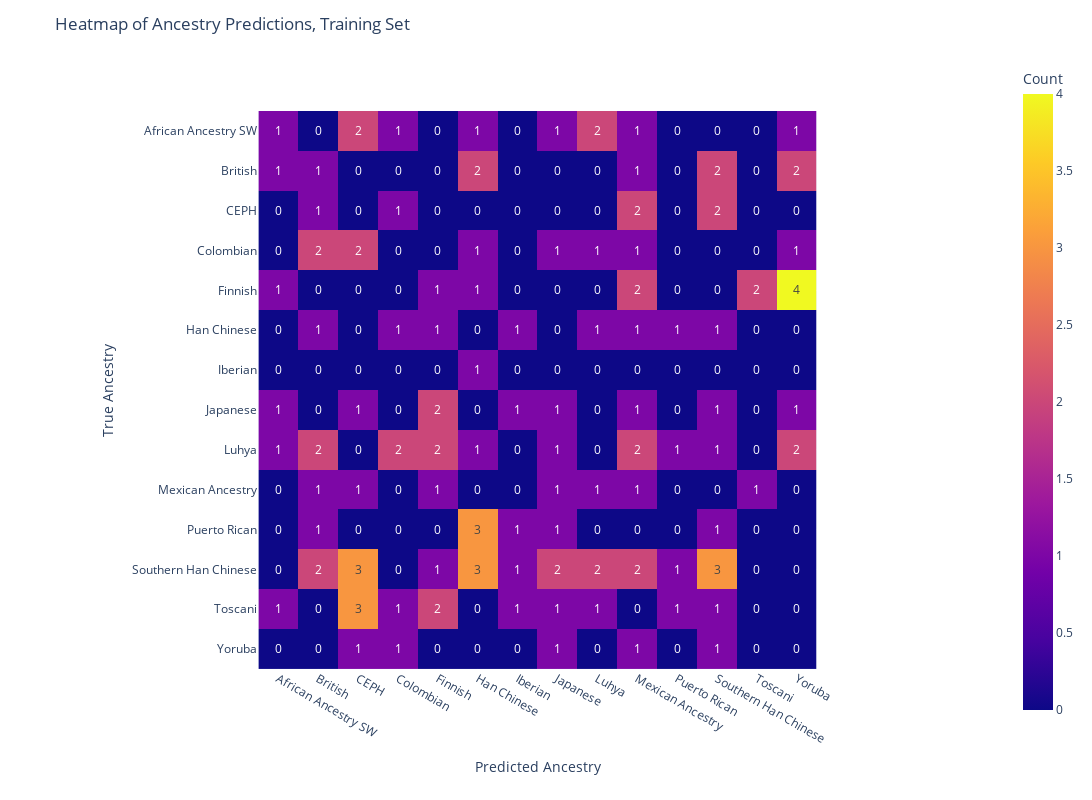

Source (notebook cell):
### Code cell
#index_y=['European', 'East Asian', 'African']
index_x=pred_columns
index_y = pred_columns#[::-1]

# Create an interactive heatmap
fig = px.imshow(grouped_data.values,
                labels=dict(x='Predicted Ancestry', y='True Ancestry', color='Count'),
                x=index_x,
                y=index_x,
                #color_continuous_scale='Blues',
                text_auto=True)

# Update layout
fig.update_layout(title='Heatmap of Ancestry Predictions, Training Set', width=1200, height=800)

# Save the heatmap as a PNG file
fig.write_image('population_training_cm_heatmap.png', scale=2)  # Scale can be adjusted for higher resolution

# Show the Plotly heatmap
fig.show()

### Figure 1 — Plotly figure (JSON) as saved in the notebook; plotly's stock layout.template omitted (floating-point values rounded to 4 significant figures; data arrays with more than 128 entries replaced by an {"elided": "..."} marker saying what was removed)
{"data": [{"coloraxis": "coloraxis", "hovertemplate": "Predicted Ancestry: %{x}<br>True Ancestry: %{y}<br>Count: %{z}<extra></extra>", "name": "0", "texttemplate": "%{z}", "type": "heatmap", "x": ["African Ancestry SW", "British", "CEPH", "Colombian", "Finnish", "Han Chinese", "Iberian", "Japanese", "Luhya", "Mexican Ancestry", "Puerto Rican", "Southern Han Chinese", "Toscani", "Yoruba"], "xaxis": "x", "y": ["African Ancestry SW", "British", "CEPH", "Colombian", "Finnish", "Han Chinese", "Iberian", "Japanese", "Luhya", "Mexican Ancestry", "Puerto Rican", "Southern Han Chinese", "Toscani", "Yoruba"], "yaxis": "y", "z": {"elided": "14x14 int values"}}], "layout": {"coloraxis": {"colorbar": {"title": {"text": "Count"}}, "colorscale": [[0, "#0d0887"], [0.1111, "#46039f"], [0.2222, "#7201a8"], [0.3333, "#9c179e"], [0.4444, "#bd3786"], [0.5556, "#d8576b"], [0.6667, "#ed7953"], [0.7778, "#fb9f3a"], [0.8889, "#fdca26"], [1, "#f0f921"]]}, "height": 800, "margin": {"t": 60}, "title": {"text": "Heatmap of Ancestry Predictions, Training Set"}, "width": 1200, "xaxis": {"anchor": "y", "autorange": true, "constrain": "domain", "domain": [0.195, 0.805], "range": [-0.5, 13.5], "scaleanchor": "y", "title": {"text": "Predicted Ancestry"}, "type": "category"}, "yaxis": {"anchor": "x", "autorange": true, "constrain": "domain", "domain": [0, 1], "range": [13.5, -0.5], "title": {"text": "True Ancestry"}, "type": "category"}}}
